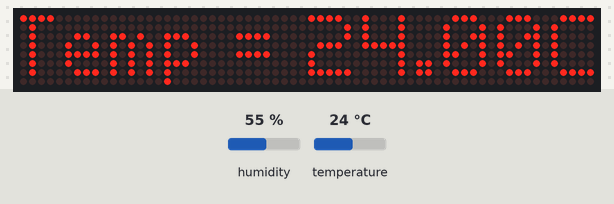
The sketch below on a simulated ESP32. Shown: 64×8 LED matrix. The inputs (shaded band) are chosen by the test bench; at power-on: temperature 24 °C, humidity 55 %.

Above: at 9.0 s.
15.0 s: temperature set to 12 °C
25.5 s: humidity set to 22 %
At 35.1 s:
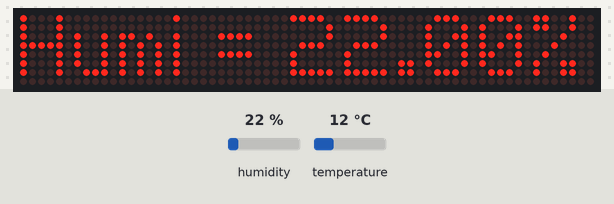
36.0 s: humidity set to 40 %
50.0 s: temperature set to 19 °C
At 60.0 s:
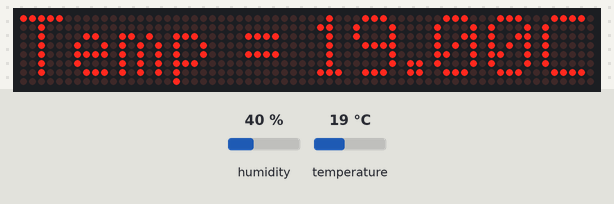

The sketch:

ESP32_DHT22.ino
```cpp
#include <Wire.h>
#include <MD_MAX72xx.h>
#include <MD_Parola.h>
#include <SPI.h>
#include <DHT.h>

#define MAX72XX_CS_PIN 15
#define MAX72XX_NUM_DEVICES 8

MD_Parola disp = MD_Parola(MD_MAX72XX::FC16_HW, MAX72XX_CS_PIN, MAX72XX_NUM_DEVICES);

#define DHTPIN 14
#define DHTTYPE DHT22

DHT dht(DHTPIN, DHTTYPE);

float temp, hum;
String tempString, humString;
char message[60] = "";

void setup() {
  pinMode(2, INPUT);
  pinMode(3, INPUT);

  disp.begin();
  dht.begin();

  disp.displayText("JustDoElectronics", PA_LEFT, 40, 40, PA_SCROLL_LEFT, PA_SCROLL_LEFT);
}

void loop() {
  while (!disp.displayAnimate())
    ;
  dispTemp();
  dispHum();
  disp.displayClear();
}

void dispTemp() {
  temp = dht.readTemperature(true);
  temp = (temp - 32) * 5 / 9;
  tempString = "Temp = " + String(temp) + "C";
  tempString.toCharArray(message, 30);
  disp.displayText(message, PA_LEFT, 50, 2000, PA_SCROLL_LEFT, PA_SCROLL_LEFT);
  while (!disp.displayAnimate())
    ;
}

void dispHum() {
  hum = dht.readHumidity();
  humString = "Humi = " + String(hum) + "%";
  humString.toCharArray(message, 30);
  disp.displayText(message, PA_LEFT, 50, 2000, PA_SCROLL_LEFT, PA_SCROLL_LEFT);
  while (!disp.displayAnimate())
    ;
}
```

Measured:
- what the display in image 0 shows lasts 2.0 s, from 9.0 s to 11.0 s
